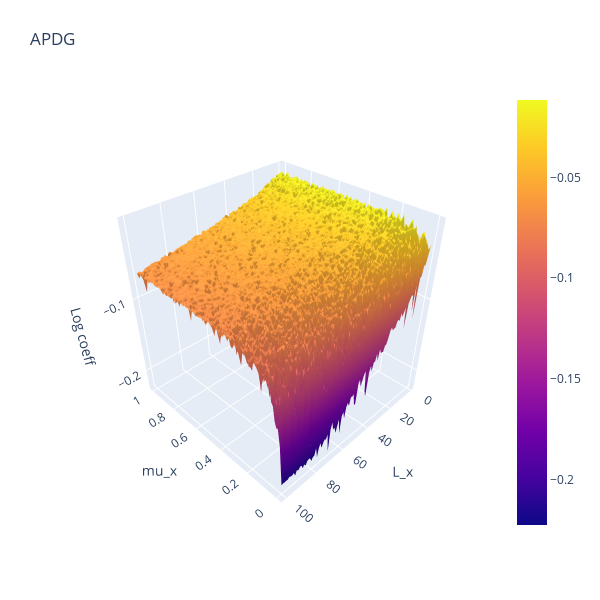

The notebook cell saved with this chart:
### Code cell
import plotly.graph_objects as go
import pandas as pd
import numpy as np
# Read data from a csv
z = coefs["APDG"]

fig = go.Figure()
fig.add_trace(go.Surface(z=z, x=MU_RANGE, y=L_RANGE))
camera = dict(
    up=dict(x=0, y=0, z=1),
    center=dict(x=0, y=0, z=0),
    eye=dict(x=-1.5, y=1.5, z=1.5)
)
fig.update_layout(title='APDG', autosize=False,
                  width=600, height=600,
                  margin=dict(l=65, r=50, b=65, t=90),
                  scene=dict(xaxis=dict(title="mu_x"),
                             yaxis=dict(title="L_x"),
                             zaxis=dict(title="Log coeff"),
                             camera=camera
                            ),
                 )
fig.show()

### Figure 1 — Plotly figure (JSON) as saved in the notebook; plotly's stock layout.template omitted (floating-point values rounded to 4 significant figures; data arrays with more than 128 entries replaced by an {"elided": "..."} marker saying what was removed)
{"data": [{"type": "surface", "x": [1e-05, 0.01011, 0.02021, 0.03031, 0.04041, 0.05051, 0.06062, 0.07072, 0.08082, 0.09092, 0.101, 0.1111, 0.1212, 0.1313, 0.1414, 0.1515, 0.1616, 0.1717, 0.1818, 0.1919, 0.202, 0.2121, 0.2222, 0.2323, 0.2424, 0.2525, 0.2626, 0.2727, 0.2828, 0.2929, 0.303, 0.3131, 0.3232, 0.3333, 0.3434, 0.3535, 0.3636, 0.3737, 0.3838, 0.3939, 0.404, 0.4141, 0.4242, 0.4343, 0.4445, 0.4546, 0.4647, 0.4748, 0.4849, 0.495, 0.5051, 0.5152, 0.5253, 0.5354, 0.5455, 0.5556, 0.5657, 0.5758, 0.5859, 0.596, 0.6061, 0.6162, 0.6263, 0.6364, 0.6465, 0.6566, 0.6667, 0.6768, 0.6869, 0.697, 0.7071, 0.7172, 0.7273, 0.7374, 0.7475, 0.7576, 0.7677, 0.7778, 0.7879, 0.798, 0.8081, 0.8182, 0.8283, 0.8384, 0.8485, 0.8586, 0.8687, 0.8788, 0.8889, 0.899, 0.9091, 0.9192, 0.9293, 0.9394, 0.9495, 0.9596, 0.9697, 0.9798, 0.9899, 1], "y": [1, 2, 3, 4, 5, 6, 7, 8, 9, 10, 11, 12, 13, 14, 15, 16, 17, 18, 19, 20, 21, 22, 23, 24, 25, 26, 27, 28, 29, 30, 31, 32, 33, 34, 35, 36, 37, 38, 39, 40, 41, 42, 43, 44, 45, 46, 47, 48, 49, 50, 51, 52, 53, 54, 55, 56, 57, 58, 59, 60, 61, 62, 63, 64, 65, 66, 67, 68, 69, 70, 71, 72, 73, 74, 75, 76, 77, 78, 79, 80, 81, 82, 83, 84, 85, 86, 87, 88, 89, 90, 91, 92, 93, 94, 95, 96, 97, 98, 99, 100], "z": {"elided": "100x100 float values"}}], "layout": {"autosize": false, "height": 600, "margin": {"b": 65, "l": 65, "r": 50, "t": 90}, "scene": {"aspectmode": "auto", "aspectratio": {"x": 1, "y": 1, "z": 1}, "camera": {"center": {"x": 0, "y": 0, "z": 0}, "eye": {"x": -1.5, "y": 1.5, "z": 1.5}, "up": {"x": 0, "y": 0, "z": 1}}, "xaxis": {"title": {"text": "mu_x"}, "type": "linear"}, "yaxis": {"title": {"text": "L_x"}, "type": "linear"}, "zaxis": {"title": {"text": "Log coeff"}, "type": "linear"}}, "title": {"text": "APDG"}, "width": 600}}
